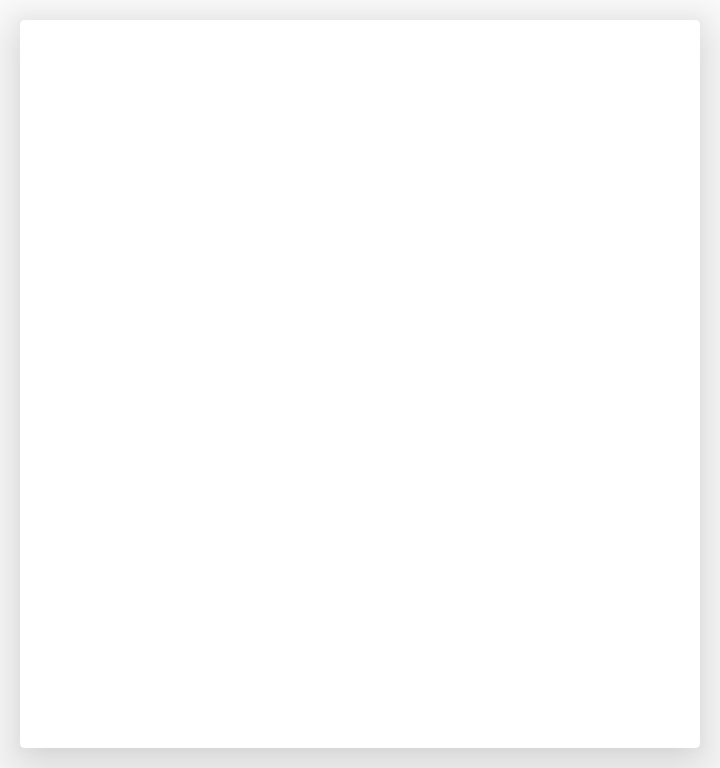
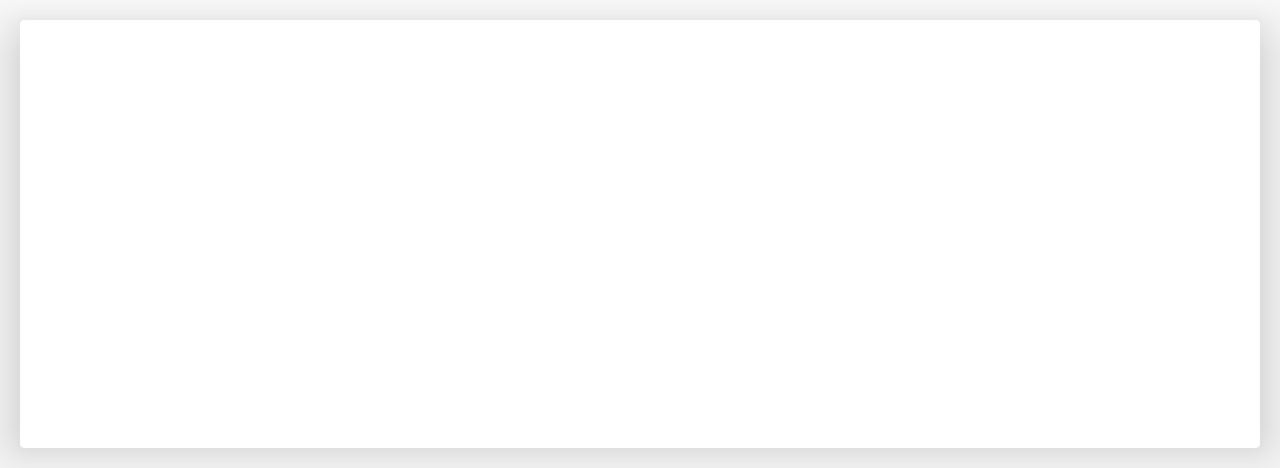

Two renders of one Android screen. The first uses the default layout on a phone; the second uses the alternative layout the repository ships for a different screen configuration, on a matching device. The two XML files are below.
<!-- AndroidManifest.xml: application theme Theme.MovieFind -->
<!-- res/layout/movie_card.xml -->
<?xml version="1.0" encoding="utf-8"?>
<androidx.cardview.widget.CardView xmlns:android="http://schemas.android.com/apk/res/android"
    xmlns:app="http://schemas.android.com/apk/res-auto"
    android:layout_width="match_parent"
    android:layout_height="wrap_content"
    android:layout_margin="10dp"
    app:cardElevation="20dp"
    app:layout_constraintBottom_toBottomOf="parent">

        <LinearLayout
            android:layout_width="match_parent"
            android:layout_height="match_parent"
            android:orientation="vertical"
            android:padding="8dp">

            <ImageView
                android:id="@+id/imageId"
                android:layout_width="100dp"
                android:layout_height="150dp"
                android:layout_gravity="center_horizontal"/>

            <TextView
                android:id="@+id/titleId"
                android:layout_width="match_parent"
                android:layout_height="wrap_content"
                android:textSize="20dp"
                android:textStyle="bold"/>

            <TextView
                android:id="@+id/yearId"
                android:layout_width="match_parent"
                android:layout_height="wrap_content" />

            <TextView
                android:id="@+id/ratedId"
                android:layout_width="match_parent"
                android:layout_height="wrap_content" />

            <TextView
                android:id="@+id/releasedId"
                android:layout_width="match_parent"
                android:layout_height="wrap_content" />

            <TextView
                android:id="@+id/runtimeId"
                android:layout_width="match_parent"
                android:layout_height="wrap_content" />

            <TextView
                android:id="@+id/genreId"
                android:layout_width="match_parent"
                android:layout_height="wrap_content" />

            <TextView
                android:id="@+id/directorId"
                android:layout_width="match_parent"
                android:layout_height="wrap_content" />

            <TextView
                android:id="@+id/writerId"
                android:layout_width="match_parent"
                android:layout_height="wrap_content" />

            <TextView
                android:id="@+id/actorsId"
                android:layout_width="match_parent"
                android:layout_height="wrap_content" />

            <TextView
                android:id="@+id/plotId"
                android:layout_width="match_parent"
                android:layout_height="wrap_content" />
        </LinearLayout>



</androidx.cardview.widget.CardView>
<!-- resources referenced by this layout -->
<resources>
  <style name="Theme.MovieFind" parent="Theme.MaterialComponents.DayNight.DarkActionBar">
          
          <item name="colorPrimary">@color/purple_500</item>
          <item name="colorPrimaryVariant">@color/purple_700</item>
          <item name="colorOnPrimary">@color/white</item>
          
          <item name="colorSecondary">@color/teal_200</item>
          <item name="colorSecondaryVariant">@color/teal_700</item>
          <item name="colorOnSecondary">@color/black</item>
          
          <item name="android:statusBarColor" tools:targetApi="l">?attr/colorPrimaryVariant</item>
          
      </style>
</resources>
<!-- res/layout-land/movie_card.xml (the repository's variant of the layout above) -->
<!-- drawn on the phone turned sideways -->
<?xml version="1.0" encoding="utf-8"?>
<androidx.cardview.widget.CardView xmlns:android="http://schemas.android.com/apk/res/android"
    xmlns:app="http://schemas.android.com/apk/res-auto"
    android:layout_width="match_parent"
    android:layout_height="wrap_content"
    android:layout_margin="10dp"
    app:cardElevation="20dp"
    app:layout_constraintBottom_toBottomOf="parent">

        <LinearLayout
            android:layout_width="match_parent"
            android:layout_height="match_parent"
            android:orientation="vertical"
            android:padding="8dp">







            <TextView
                android:id="@+id/titleId"
                android:layout_width="match_parent"
                android:layout_height="wrap_content"
                android:textSize="20dp"
                android:textStyle="bold"/>

            <TextView
                android:id="@+id/yearId"
                android:layout_width="match_parent"
                android:layout_height="wrap_content" />

            <TextView
                android:id="@+id/ratedId"
                android:layout_width="match_parent"
                android:layout_height="wrap_content" />

            <TextView
                android:id="@+id/releasedId"
                android:layout_width="match_parent"
                android:layout_height="wrap_content" />

            <TextView
                android:id="@+id/runtimeId"
                android:layout_width="match_parent"
                android:layout_height="wrap_content" />

            <TextView
                android:id="@+id/genreId"
                android:layout_width="match_parent"
                android:layout_height="wrap_content" />

            <TextView
                android:id="@+id/directorId"
                android:layout_width="match_parent"
                android:layout_height="wrap_content" />

            <TextView
                android:id="@+id/writerId"
                android:layout_width="match_parent"
                android:layout_height="wrap_content" />

            <TextView
                android:id="@+id/actorsId"
                android:layout_width="match_parent"
                android:layout_height="wrap_content" />

            <TextView
                android:id="@+id/plotId"
                android:layout_width="match_parent"
                android:layout_height="wrap_content" />
        </LinearLayout>



</androidx.cardview.widget.CardView>
